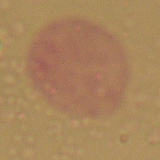
#> input picture UglyUnsorted/3rdYear/FrequencyAnalysis/Tests/1_1.bmp, 160 x 160 px
$ python segmentate.py ../UglyUnsorted/3rdYear/FrequencyAnalysis/Tests/1_1.bmp ../UglyUnsorted/3rdYear/FrequencyAnalysis/Tests/Arbre_3_branches.bmp
#> lines starting #> are read from the running program, lines starting #| are printed output that depends on the picture; after the words box and inside, x2 and y2 are one past the last pixel; in counts of white or black regions, pixels touching at a corner belong together
import sys
import os
import cv2
import numpy as np
from matplotlib import pyplot as plt


def process_image(image_filename, working_dir):
    print('Analyzing the image %s ...' % image_filename)
    print('(1/6) Pre-processing... ', end='')
    sys.stdout.flush()
    # Read image
    img = cv2.imread(image_filename);
#> img is the input picture: shape (160, 160, 3); mean B, G, R 93, 132.6, 169.1
    gray = cv2.cvtColor(img,cv2.COLOR_BGR2GRAY)

    # noise reduction and thresholding
    blured = cv2.medianBlur(gray,5)
    ret, thresh = cv2.threshold(-blured,0,255,cv2.THRESH_BINARY+cv2.THRESH_OTSU)
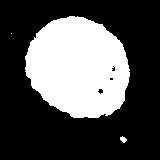
#> thresh: shape (160, 160); 32% white; 3 white regions (1 under 20 px), largest, box (x1, y1, x2, y2) and area: (25, 16, 130, 118) 8162, (120, 136, 127, 143) 31
#> ret = 119

    # Copy the thresholded image.
    im_floodfill = thresh.copy()

    # Mask used to flood filling.
    # Notice the size needs to be 2 pixels than the image.
    h, w = gray.shape[:2]
#> h = 160; w = 160
    mask = np.zeros((h+2, w+2), np.uint8)

    # Floodfill from point (0, 0)
    cv2.floodFill(im_floodfill, mask, (0,0), 255);
#> im_floodfill: shape (160, 160); 99.9% white; black in thin lines or dots, all inside (x1, y1, x2, y2) = (98, 66, 115, 94)

    # Invert floodfilled image
    im_floodfill_inv = cv2.bitwise_not(im_floodfill)

    # Combine the two images to get the foreground.
    thresh = thresh | im_floodfill_inv
#> thresh: shape (160, 160); 32.1% white; 3 white regions (1 under 20 px), largest, box (x1, y1, x2, y2) and area: (25, 16, 130, 118) 8195, (120, 136, 127, 143) 31

    print('Completed!')
    print('(2/6) Performing morphological operations... ', end='')
    sys.stdout.flush()

    # Now, after pre-processing, we can apply morphology operations
    kernel = np.ones((9,9),np.uint8)
    opening = cv2.morphologyEx(thresh,cv2.MORPH_OPEN,kernel, iterations = 2)
#> opening: shape (160, 160); 31.8% white; 1 white region, box (x1, y1, x2, y2) and area: (26, 17, 129, 117) 8142

    # sure background area
    sure_bg = cv2.dilate(opening,kernel,iterations=2)
#> sure_bg: shape (160, 160); 45.5% white; 1 white region, box (x1, y1, x2, y2) and area: (18, 9, 137, 125) 11646
    border = cv2.Canny(thresh, 0, 255)
#> border: shape (160, 160); 1.5% white in thin lines or dots, all inside (x1, y1, x2, y2) = (10, 15, 130, 143)

    # Finding sure foreground area
    dist_transform = cv2.distanceTransform(opening,cv2.DIST_L2, 5)
    ret, sure_fg = cv2.threshold(dist_transform,0.475*dist_transform.max(),255,cv2.THRESH_BINARY)
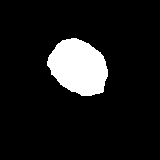
#> sure_fg: shape (160, 160) float32; 10% white; 1 white region, box (x1, y1, x2, y2) and area: (47, 38, 108, 96) 2565
#> ret = 21.93

    # Finding unknown region
    sure_fg = np.uint8(sure_fg)
    unknown = cv2.subtract(sure_bg,sure_fg)
#> unknown: shape (160, 160); 35.5% white; 1 white region, box (x1, y1, x2, y2) and area: (18, 9, 137, 125) 9081
    combined = dist_transform.copy()
    combined[border == 255] = dist_transform.max()
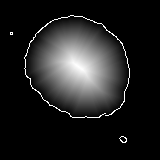
#> combined: shape (160, 160) float32; min 0, max 46.18, mean 6; drawn with min black and max white

    print('Completed!')
    print('(3/6) Applying markers to the image... ', end='')
    sys.stdout.flush()

    # Marker labelling
    ret, markers = cv2.connectedComponents(sure_fg)
#> ret = 2

    # Add one to all labels so that sure background is not 0, but 1
    markers = markers+1

    # Now, mark the region of unknown with zero
    markers[unknown==255] = 0
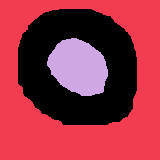
#> markers: shape (160, 160) int32; 3 distinct labels, from 0 to 2; one colour per label, 0 black
    #markers[border==255] = 255

    img2 = cv2.bitwise_not(img, 0, 255-thresh)
    markers = cv2.watershed(img2,markers)
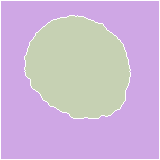
#> markers: shape (160, 160) int32; 3 distinct labels, from -1 to 2; one colour per label, 0 black, -1 white

    result = cv2.medianBlur(img, 5)
    result[markers == -1] = [0,255,0]
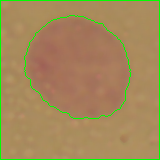
#> result: shape (160, 160, 3); mean B, G, R 89.6, 137, 162.9

    print('Completed!')
    print('(4/6) Getting boundaries of separated parts... ', end='')
    sys.stdout.flush()

    # now get the boundaries of segmented cells
    left = dict([(i, 65536) for i in range(-1, markers.max()+1)])
    right = dict([(i, -1) for i in range(-1, markers.max()+1)])
#> right = {-1: -1, 0: -1, 1: -1, 2: -1}
    top = left.copy()
    bottom = right.copy()
#> bottom = {-1: -1, 0: -1, 1: -1, 2: -1}


    for row in range(img.shape[0]):
        for col in range(img.shape[1]):
            m = markers.item(row, col)
            if col < left[m]:
                left[m] = col

            if col > right[m]:
                right[m] = col

            if row < top[m]:
                top[m] = row

            if row > bottom[m]:
                bottom[m] = row
#> after the loop, bottom = {-1: 159, 0: -1, 1: 158, 2: 117}; left = {-1: 0, 0: 65536, 1: 1, 2: 25}; right = {-1: 159, 0: -1, 1: 158, 2: 129}; top = {-1: 0, 0: 65536, 1: 1, 2: 16}

    print('Completed!')
    print('(5/6) Saving segments to separate files... ', end='')
    sys.stdout.flush()

    result2 = result.copy()
    for i in range(2, markers.max()+1):
        center = ((left[i] + right[i])//2, (top[i] + bottom[i])//2)

        pt1 = (left[i], top[i])
        pt2 = (right[i], bottom[i])

#        l, r = max(0, center[0] - 80), min(markers.shape[1]-1, center[0] + 79)
#        t, b = max(0, center[1] - 80), min(markers.shape[0]-1, center[1] + 79)

        l, r = center[0]-80, center[0]+79
        t, b = center[1]-80, center[1]+79
        if l < 0:
            l, r = 0, 159
        if r > img.shape[1]:
            l, r = img.shape[1] - 160, img.shape[1]-1
        if t < 0:
            t, b = 0, 159
        if b > img.shape[0]:
            t, b = img.shape[0] - 160, img.shape[0]-1

        subimg = img[t:b+1, l:r+1].copy()
        submask = markers[t:b+1, l:r+1].copy()

        subimg[submask != i] = (255, 255, 255)
        subimg = np.array(subimg, dtype=np.uint8)

        #subimg = np.array(img[pt1[1]:pt2[1]+1, pt1[0]:pt2[0]+1])

        filename = ('.').join(os.path.basename(image_filename).split('.')[:-1]) + '_%d.png' % i
        filename = os.path.join(working_dir, filename)
        cv2.imwrite(filename, subimg)

        cv2.rectangle(result2, pt1, pt2, (255, 0, 0))
#> this loop made 1 pass
#> (center, pt1, pt2) on pass 1: ((77, 66), (25, 16), (129, 117))
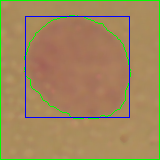
#> result2: shape (160, 160, 3); 1.6% of pixels changed, all inside (x1, y1, x2, y2) = (25, 16, 130, 118)

    print('Completed!')
    print('(6/6) Generating diagram... ', end='')
    sys.stdout.flush()

    # Display images.
    # Show the markers
    plt.clf()
    fig = plt.figure(figsize=(2*result2.shape[1]/100 + 1, 2*result2.shape[0]/100 + 1))

    subplot1 = fig.add_subplot(221)
    subplot1.imshow(thresh, 'gray')
    subplot1.set_title("Otsu Threshold and Flood Filling", size=26)

    subplot2 = fig.add_subplot(222)
    subplot2.imshow(combined, 'gray')
    subplot2.set_title("Distance Transformation", size=26)

    subplot3 = fig.add_subplot(223)
    subplot3.imshow(markers)
    subplot3.set_title("Markers (%d total)" % markers.max(), size=26)

    subplot4 = fig.add_subplot(224)
    subplot4.imshow(result2)
    subplot4.set_title("Added green contour to nucleuses and red boundary rectangles", size=26)
    fig.tight_layout()

    figname = ('.').join(os.path.basename(image_filename).split('.')[:-1]) + '_segmentation.png'
    fig.savefig(os.path.join(working_dir, figname), dpi=100)
#> figure, not shown here; B, G, R data is drawn as R, G, B

    plt.close(fig)
    print('Completed')

    return None

if __name__ == '__main__':
    assert len(sys.argv) == 3
    process_image(sys.argv[1], sys.argv[2])
